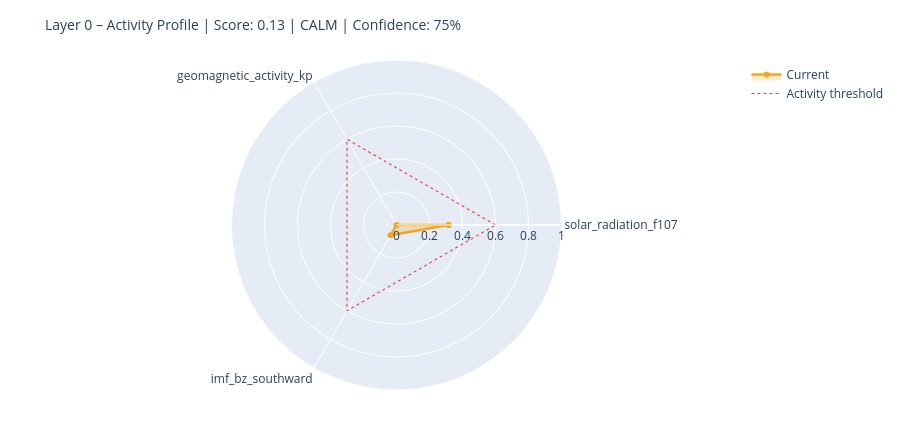

Notebook code cell kept with this figure:
### Markdown cell above
---
## 6. State Assessment & Handoff to Layer 1

### Code cell
# ============================================================
# STEP 1 – Collect raw values with source modes
# Mode: 'primary' | 'fallback_3h' | 'last_valid' | 'missing'
# ============================================================

def safe_last(df, col):
    if df is None or col not in df.columns: return None
    s = df[col].dropna()
    return float(s.iloc[-1]) if not s.empty else None

f107_now = safe_last(df_f107, 'f10.7')
bz_now   = safe_last(df_mag,  'bz_gsm')
kp_now   = safe_last(df_kp,   'kp')
sw_now   = safe_last(df_sw,   'speed')

source_modes = {
    'F10.7':    'primary'  if f107_now is not None else 'missing',
    'Kp':       'primary'  if kp_now   is not None else 'missing',
    'IMF_Bz':   'primary'  if bz_now   is not None else 'missing',
    'SW_speed': 'primary'  if sw_now   is not None else 'missing',
}

# Kp Fallback – 3h endpoint
if kp_now is None:
    try:
        r = requests.get(
            'https://services.swpc.noaa.gov/json/noaa-planetary-k-index.json',
            timeout=10)
        r.raise_for_status()
        fb = pd.DataFrame(r.json())
        tc = next((c for c in fb.columns if 'time' in c.lower()), fb.columns[0])
        kc = next((c for c in fb.columns if 'kp' in c.lower() and c != tc), None)
        if kc:
            fb[kc] = fb[kc].astype(str).str.extract(r'([0-9]+(?:\.[0-9]*)?)')[0]
            fb[kc] = pd.to_numeric(fb[kc], errors='coerce')
            fb = fb[fb[kc] >= 0].dropna(subset=[kc])
            if not fb.empty:
                kp_now = float(fb[kc].iloc[-1])
                source_modes['Kp'] = 'fallback_3h'
                print(f'  Kp fallback (3h): {kp_now:.1f}')
    except Exception as e:
        print(f'  Kp fallback failed: {e}')

# Solar Wind Fallback – last valid value
if sw_now is None and df_sw is not None and 'speed' in df_sw.columns:
    s = df_sw['speed'].dropna()
    if not s.empty:
        sw_now = float(s.iloc[-1])
        source_modes['SW_speed'] = 'last_valid'
        print(f'  SW fallback (last_valid): {sw_now:.0f} km/s')

print()
print('Source modes:', source_modes)

# ============================================================
# STEP 2 – Score from available components only
# ============================================================

def norm(v, lo, hi):
    if v is None: return None
    return max(0.0, min(1.0, (v - lo) / (hi - lo)))

COMPONENTS = {
    'solar_radiation_f107':    (f107_now, norm(f107_now, 60, 250)),
    'geomagnetic_activity_kp': (kp_now,   norm(kp_now,   0,   9)),
    'imf_bz_southward':        (bz_now,   norm(-(bz_now or 0) if bz_now else None, -5, 30)
                                           if bz_now is not None else None),
    'solar_wind_speed':        (sw_now,   norm(sw_now, 300, 800)),
}

available   = {k: v[1] for k, v in COMPONENTS.items() if v[1] is not None}
unavailable = [k for k, v in COMPONENTS.items() if v[1] is None]

layer0_score = round(sum(available.values()) / len(available), 4) if available else None
confidence   = round(len(available) / len(COMPONENTS), 2)

level = ('unknown'  if layer0_score is None
         else 'calm'     if layer0_score < 0.3
         else 'moderate' if layer0_score < 0.6
         else 'active')

# ============================================================
# STEP 3 – Dominant Driver
# ============================================================

def dominant_driver(kp, f107, bz, sw):
    candidates = []
    if kp   is not None and kp   >= 4:   candidates.append(('geomagnetic',    kp / 9))
    if sw   is not None and sw   >= 500:  candidates.append(('solar_wind',     sw / 800))
    if bz   is not None and bz   <= -5:   candidates.append(('imf_southward',  abs(bz) / 30))
    if f107 is not None and f107 >= 150:  candidates.append(('solar_radiation',f107 / 250))
    return max(candidates, key=lambda x: x[1])[0] if candidates else 'none'

driver = dominant_driver(kp_now, f107_now, bz_now, sw_now)

# ============================================================
# STEP 4 – Downstream expectations
# ============================================================

def downstream_expectation(driver, score, kp, bz, f107):
    exp = {
        'magnetosphere':        'calm',
        'ionosphere':           'calm',
        'schumann_resonance':   'unchanged',
        'lithosphere_currents': 'low',
    }
    if driver == 'geomagnetic' or (kp and kp >= 5):
        exp['magnetosphere']        = 'compressed / storm'
        exp['ionosphere']           = 'elevated disturbance (TEC variability)'
        exp['schumann_resonance']   = 'elevated amplitude possible'
        exp['lithosphere_currents'] = 'elevated induction currents'
    elif driver == 'imf_southward' or (bz and bz <= -5):
        exp['magnetosphere']        = 'energy coupling active'
        exp['ionosphere']           = 'elevated electron density possible'
        exp['schumann_resonance']   = 'slight modulation possible'
    elif driver == 'solar_radiation' or (f107 and f107 >= 150):
        exp['ionosphere']           = 'elevated ionization (F-layer)'
        exp['schumann_resonance']   = 'slightly elevated background activity'
    return exp

downstream = downstream_expectation(driver, layer0_score, kp_now, bz_now, f107_now)

# ============================================================
# CONSOLE OUTPUT
# ============================================================

W = 58
print('=' * W)
print('LAYER 0 – STATE ASSESSMENT')
print('=' * W)
for name, (raw_v, score_v) in COMPONENTS.items():
    if score_v is not None:
        bar = '█' * int(score_v * 20) + '░' * (20 - int(score_v * 20))
        print(f'  {name:<35}  {bar}  {score_v:.2f}')
    else:
        print(f'  {name:<35}  {"─" * 20}  n/a')
print('-' * W)
print(f'  Score ({len(available)}/{len(COMPONENTS)} components):  {layer0_score:.3f}')
print(f'  Confidence:         {confidence:.0%}')
print(f'  Level:              {level.upper()}')
print(f'  Dominant Driver:    {driver}')

# Radar chart
cats = list(available.keys())
vals = list(available.values())
if len(cats) >= 3:
    fig = go.Figure()
    fig.add_trace(go.Scatterpolar(
        r=vals + [vals[0]], theta=cats + [cats[0]],
        fill='toself', fillcolor='rgba(242,166,35,0.25)',
        line=dict(color='#F2A623', width=2.5), name='Current'
    ))
    fig.add_trace(go.Scatterpolar(
        r=[0.6] * (len(cats) + 1), theta=cats + [cats[0]],
        line=dict(color='#E24B4A', dash='dot', width=1.2),
        mode='lines', name='Activity threshold'
    ))
    fig.update_layout(
        title=dict(text=f'Layer 0 – Activity Profile | Score: {layer0_score:.2f} | {level.upper()} | Confidence: {confidence:.0%}',
                   font=dict(size=14)),
        polar=dict(radialaxis=dict(visible=True, range=[0, 1])),
        height=430, showlegend=True,
        margin=dict(l=60, r=60, t=60, b=40)
    )
    fig.show()

### Figure 1 — Plotly figure (JSON) as saved in the notebook; plotly's stock layout.template omitted (floating-point values rounded to 4 significant figures)
{"data": [{"fill": "toself", "fillcolor": "rgba(242,166,35,0.25)", "line": {"color": "#F2A623", "width": 2.5}, "name": "Current", "r": [0.3158, 0.0, 0.07229, 0.3158], "theta": ["solar_radiation_f107", "geomagnetic_activity_kp", "imf_bz_southward", "solar_radiation_f107"], "type": "scatterpolar"}, {"line": {"color": "#E24B4A", "dash": "dot", "width": 1.2}, "mode": "lines", "name": "Activity threshold", "r": [0.6, 0.6, 0.6, 0.6], "theta": ["solar_radiation_f107", "geomagnetic_activity_kp", "imf_bz_southward", "solar_radiation_f107"], "type": "scatterpolar"}], "layout": {"height": 430, "margin": {"b": 40, "l": 60, "r": 60, "t": 60}, "polar": {"radialaxis": {"range": [0, 1], "visible": true}}, "showlegend": true, "title": {"font": {"size": 14}, "text": "Layer 0 – Activity Profile | Score: 0.13 | CALM | Confidence: 75%"}}}
